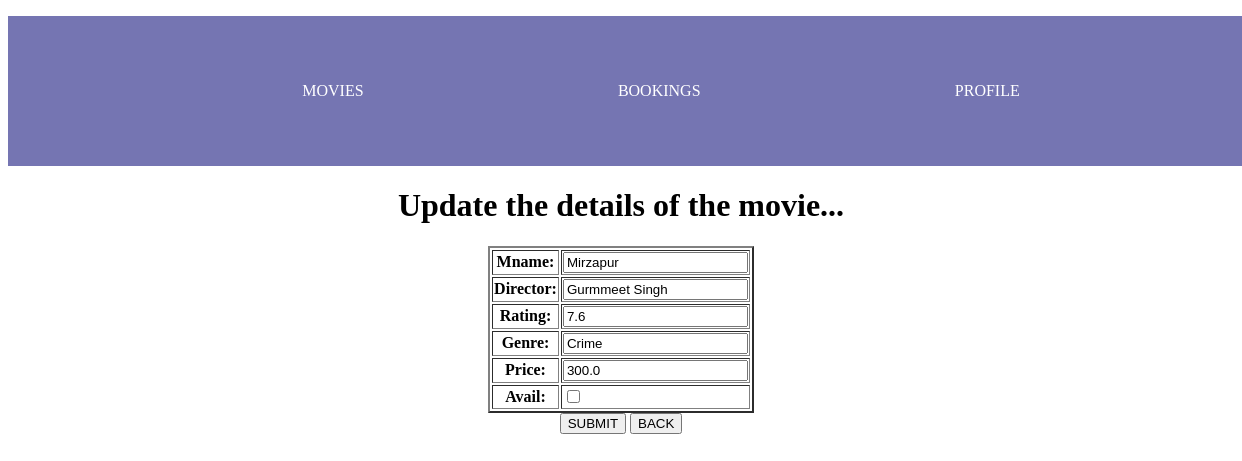
The page /update_mov/5 on the database its author committed.
### Movies/models.py (models this page shows, shortened)
class MovieModel(models.Model):
    mname=models.CharField(max_length=30)
    director=models.CharField(max_length=15)
    rating=models.FloatField()
    genre=models.CharField(max_length=15)
    price=models.FloatField()
    release_date=models.DateTimeField(auto_now_add=True)
    avail=models.BooleanField()

### Movies/views.py (the view)
# urls.py: path('update_mov/<int:mid>',views.update_mov,name='update_mov'),
def update_mov(request, mid):
    record = get_object_or_404(MovieModel, id=mid)
    form = MovieModelForm(request.POST or None, instance=record)
    if form.is_valid():
        form.save()
        return redirect("read_mov")
    return render(request, "update_mov.html", {"form": form})

### Movies/forms.py
class MovieModelForm(forms.ModelForm):
    class Meta():
        model=MovieModel
        fields=['mname','director','rating','genre','price','avail']

### Movies/templates/update_mov.html (shortened to what this page needs)
{% extends 'main.html' %}
{% block content %}
<h1>Update the details of the movie...</h1>
<form method="post">
    <table border="2">
        {{ form.as_table }}
    </table>
    <button type="submit">SUBMIT</button>
    <a href="{% url 'read_mov' %}"><button>BACK</button></a>
</form>
{% endblock %}

### static/style.css (style rules this page uses)
a { text-decoration: none; color: white; }

### rows shown on the page
MovieModel: mname "Mirzapur", director "Gurmmeet Singh", rating "7.6", genre "Crime", price "300.0"
